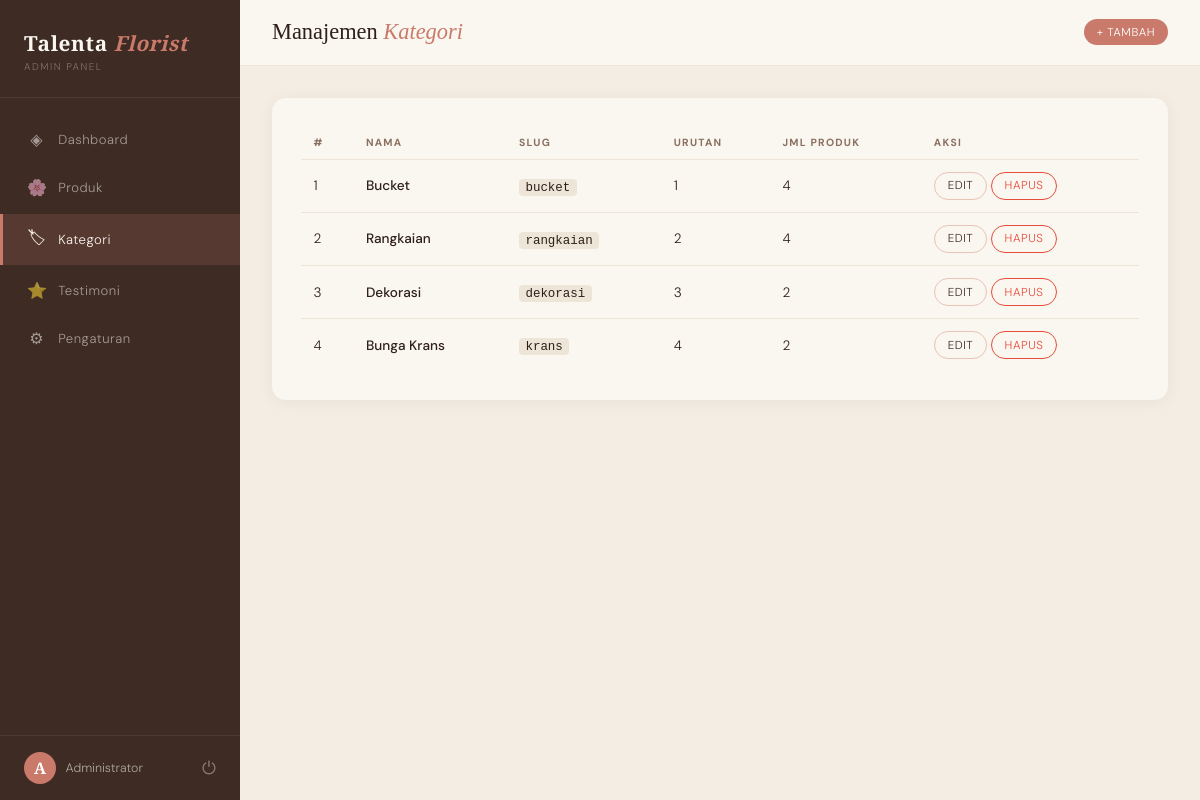
/admin/kategori/index.php (signed in), run on the app's committed database.
### tables this page shows
CREATE TABLE IF NOT EXISTS kategori (
  id       INT AUTO_INCREMENT PRIMARY KEY,
  slug     VARCHAR(60)  NOT NULL UNIQUE,
  nama     VARCHAR(100) NOT NULL,
  urutan   INT DEFAULT 0
);

### config/base_path.php (called while the page is built, shortened)
<?php
if (!function_exists('base_url')) {
    function base_url(string $path = ''): string {
        return BASE_PATH . '/' . ltrim($path, '/');
    }
}

### config/db.php (called while the page is built, shortened)
<?php
function db(): PDO {
    static $pdo = null;
    if ($pdo === null) {
        $dsn = 'mysql:host=' . DB_HOST . ';dbname=' . DB_NAME . ';charset=' . DB_CHAR;
        try {
            $pdo = new PDO($dsn, DB_USER, DB_PASS, [
                PDO::ATTR_ERRMODE            => PDO::ERRMODE_EXCEPTION,
                PDO::ATTR_DEFAULT_FETCH_MODE => PDO::FETCH_ASSOC,
                PDO::ATTR_EMULATE_PREPARES   => false,
            ]);
        } catch (PDOException $e) {
            die('<p style="font-family:sans-serif;color:red;padding:2rem">Koneksi database gagal. Periksa konfigurasi di config/db.php</p>');
        }
    }
    return $pdo;
}

### admin/kategori/index.php (the view, shortened to what this page needs)
<?php
require_once __DIR__ . '/../../config/db.php';
$active_menu = 'kategori';
$list = db()->query("
  SELECT k.*, COUNT(p.id) AS jml_produk
  FROM kategori k LEFT JOIN produk p ON p.kategori_id = k.id
  GROUP BY k.id ORDER BY k.urutan
")->fetchAll();
?>
<!DOCTYPE html>
<html lang="id">
<head>
  <link rel="stylesheet" href="<?= base_url('admin/admin.css') ?>" />
</head>
<body>
<?php include __DIR__ . '/../../includes/sidebar.php'; ?>
<div class="admin-main">
  <div class="admin-topbar">
    <h1 class="topbar-title">Manajemen <em>Kategori</em></h1>
    <a href="<?= base_url('admin/kategori/tambah.php') ?>" class="btn btn-primary btn-sm">+ Tambah</a>
  </div>
  <div class="admin-body">
    <div class="panel">
      <div class="tbl-wrap">
        <table>
          <thead>
            <tr>
              <th>#</th>
              <th>Nama</th>
              <th>Slug</th>
              <th>Urutan</th>
              <th>Jml Produk</th>
              <th>Aksi</th>
            </tr>
          </thead>
          <tbody>
            <?php if (empty($list)): ?>
            <tr><td colspan="6" style="text-align:center;padding:2rem;color:var(--muted);">Belum ada kategori.</td></tr>
            <?php else: foreach ($list as $k): ?>
            <tr>
              <td><?= $k['id'] ?></td>
              <td style="font-weight:500;"><?= htmlspecialchars($k['nama']) ?></td>
              <td><code style="font-size:.78rem;background:var(--sand);padding:.1rem .4rem;border-radius:4px;"><?= htmlspecialchars($k['slug']) ?></code></td>
              <td><?= $k['urutan'] ?></td>
              <td><?= $k['jml_produk'] ?></td>
              <td style="white-space:nowrap;">
                <a href="<?= base_url('admin/kategori/edit.php?id=' . $k['id']) ?>" class="btn btn-outline btn-sm">Edit</a>
                <a href="<?= base_url('admin/kategori/hapus.php?id=' . $k['id']) ?>" class="btn btn-hapus btn-sm">Hapus</a>
              </td>
            </tr>
            <?php endforeach; endif; ?>
          </tbody>
        </table>
      </div>
    </div>
  </div>
</div>
</body>
</html>

### includes/sidebar.php (shortened to what this page needs)
<?php
$menus = [
    ['slug' => 'dashboard',  'icon' => '◈', 'label' => 'Dashboard',  'href' => base_url('admin/dashboard.php')],
    ['slug' => 'produk',     'icon' => '🌸', 'label' => 'Produk',     'href' => base_url('admin/produk/index.php')],
    ['slug' => 'kategori',   'icon' => '🏷', 'label' => 'Kategori',   'href' => base_url('admin/kategori/index.php')],
    ['slug' => 'testimoni',  'icon' => '⭐', 'label' => 'Testimoni',  'href' => base_url('admin/testimoni/index.php')],
    ['slug' => 'pengaturan', 'icon' => '⚙', 'label' => 'Pengaturan', 'href' => base_url('admin/pengaturan.php')],
];
?>
<aside id="admin-sidebar">
  <div class="sidebar-logo">
    <a href="<?= base_url('index.php') ?>" class="s-logo">Talenta <span>Florist</span></a>
    <span class="s-tag">Admin Panel</span>
  </div>
  <nav class="sidebar-nav">
    <?php foreach ($menus as $m): ?>
    <a href="<?= $m['href'] ?>"
       class="s-link <?= $active_menu === $m['slug'] ? 'active' : '' ?>">
      <span class="s-icon"><?= $m['icon'] ?></span>
      <span class="s-label"><?= $m['label'] ?></span>
    </a>
    <?php endforeach; ?>
  </nav>
  <div class="sidebar-footer">
    <div class="s-admin-info">
      <span class="s-admin-avatar"><?= mb_strtoupper(mb_substr($_SESSION['admin_nama'] ?? 'A', 0, 1)) ?></span>
      <span class="s-admin-name"><?= htmlspecialchars($_SESSION['admin_nama'] ?? 'Admin') ?></span>
    </div>
    <a href="<?= base_url('logout.php') ?>" class="s-logout" title="Keluar">⏻</a>
  </div>
</aside>

### admin/admin.css (style rules this page uses)
:root { --cream: #faf6f0; --sand: #ede5d8; --blush: #e8c4b4; --rose: #c97a6a; --deep: #3d2b24; --green: #5a7a5a; --text: #2e1f19; --muted: #8a7060; --sidebar-w: 240px; }
*, *::before, *::after { box-sizing: border-box; margin: 0; padding: 0; }
html { scroll-behavior: smooth; }
body { font-family: 'DM Sans', sans-serif; font-weight: 300; background: #f4ede4; color: var(--text); min-height: 100vh; display: flex; }
#admin-sidebar { width: var(--sidebar-w); background: var(--deep); min-height: 100vh; display: flex; flex-direction: column; position: fixed; top: 0; left: 0; z-index: 100; transition: transform .3s cubic-bezier(.22,1,.36,1); }
.sidebar-logo { padding: 1.8rem 1.5rem 1.5rem; border-bottom: 1px solid rgba(255,255,255,.08); }
.s-logo { font-family: 'Cormorant Garamond', serif; font-size: 1.3rem; font-weight: 600; color: var(--cream); text-decoration: none; letter-spacing: .03em; display: block; }
.s-logo span { color: var(--rose); font-style: italic; }
.s-tag { font-size: .62rem; letter-spacing: .15em; text-transform: uppercase; color: rgba(250,246,240,.35); margin-top: .2rem; display: block; }
.sidebar-nav { flex: 1; padding: 1.2rem 0; display: flex; flex-direction: column; gap: .2rem; }
.s-link { display: flex; align-items: center; gap: .75rem; padding: .75rem 1.5rem; text-decoration: none; color: rgba(250,246,240,.55); font-size: .82rem; letter-spacing: .04em; border-left: 3px solid transparent; transition: all .2s; }
.s-link.active { color: var(--cream); background: rgba(201,122,106,.18); border-left-color: var(--rose); }
.s-icon { font-size: 1rem; width: 1.2rem; text-align: center; }
.sidebar-footer { padding: 1rem 1.5rem; border-top: 1px solid rgba(255,255,255,.08); display: flex; align-items: center; justify-content: space-between; gap: .75rem; }
.s-admin-info { display: flex; align-items: center; gap: .6rem; overflow: hidden; }
.s-admin-avatar { width: 32px; height: 32px; border-radius: 50%; background: var(--rose); color: #fff; display: flex; align-items: center; justify-content: center; font-family: 'Cormorant Garamond', serif; font-size: 1rem; font-weight: 600; flex-shrink: 0; }
.s-admin-name { font-size: .78rem; color: rgba(250,246,240,.6); white-space: nowrap; overflow: hidden; text-overflow: ellipsis; }
.s-logout { font-size: 1.1rem; color: rgba(250,246,240,.4); text-decoration: none; transition: color .2s; flex-shrink: 0; }
.admin-main { margin-left: var(--sidebar-w); flex: 1; min-height: 100vh; display: flex; flex-direction: column; }
.admin-topbar { display: flex; align-items: center; justify-content: space-between; padding: 1.2rem 2rem; background: var(--cream); border-bottom: 1px solid var(--sand); position: sticky; top: 0; z-index: 50; }
.topbar-title { font-family: 'Cormorant Garamond', serif; font-size: 1.4rem; font-weight: 400; }
.topbar-title em { font-style: italic; color: var(--rose); }
.admin-body { padding: 2rem; flex: 1; }
.panel { background: var(--cream); border-radius: 14px; padding: 1.8rem; box-shadow: 0 2px 16px rgba(61,43,36,.06); margin-bottom: 1.5rem; }
.tbl-wrap { overflow-x: auto; }
table { width: 100%; border-collapse: collapse; font-size: .85rem; }
thead th { text-align: left; font-size: .65rem; letter-spacing: .12em; text-transform: uppercase; color: var(--muted); padding: .6rem .8rem; border-bottom: 1.5px solid var(--sand); white-space: nowrap; }
tbody td { padding: .75rem .8rem; border-bottom: 1px solid var(--sand); vertical-align: middle; }
tbody tr:last-child td { border-bottom: none; }
.btn { display: inline-flex; align-items: center; gap: .4rem; padding: .55rem 1.1rem; border-radius: 2rem; font-size: .78rem; letter-spacing: .05em; text-transform: uppercase; text-decoration: none; cursor: pointer; border: none; transition: all .2s; font-family: 'DM Sans', sans-serif; }
.btn-primary { background: var(--rose); color: #fff; }
.btn-outline { background: transparent; color: var(--deep); border: 1.5px solid var(--blush); }
.btn-sm { padding: .35rem .8rem; font-size: .72rem; }
.btn-hapus { background: transparent; border: 1.5px solid #e74c3c; color: #e74c3c; }

### data on the page
kategori: id "1", nama "Bucket", slug "bucket", urutan "1", jml_produk "4"
kategori: id "2", nama "Rangkaian", slug "rangkaian", urutan "2", jml_produk "4"
kategori: id "3", nama "Dekorasi", slug "dekorasi", urutan "3", jml_produk "2"
kategori: id "4", nama "Bunga Krans", slug "krans", urutan "4", jml_produk "2"

### other printed values
$m['icon'] "◈"
$m['label'] "Dashboard"
$m['icon'] "🌸"
$m['label'] "Produk"
$m['icon'] "🏷"
$m['label'] "Kategori"
$m['icon'] "⭐"
$m['label'] "Testimoni"
$m['icon'] "⚙"
$m['label'] "Pengaturan"
mb_strtoupper(mb_substr($_SESSION['admin_nama'] ?? 'A', 0, 1)) "A"
$_SESSION['admin_nama'] "Administrator"
